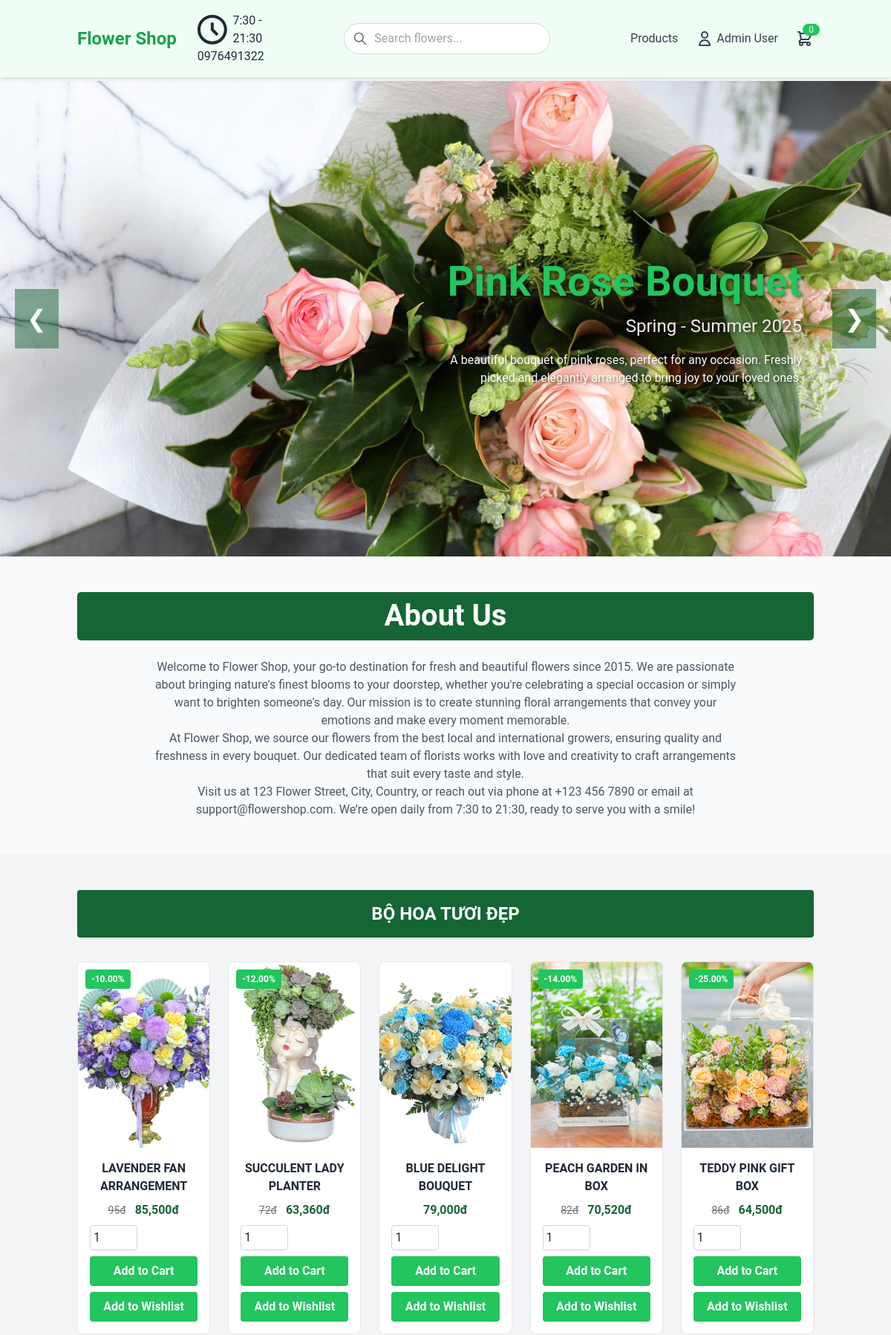
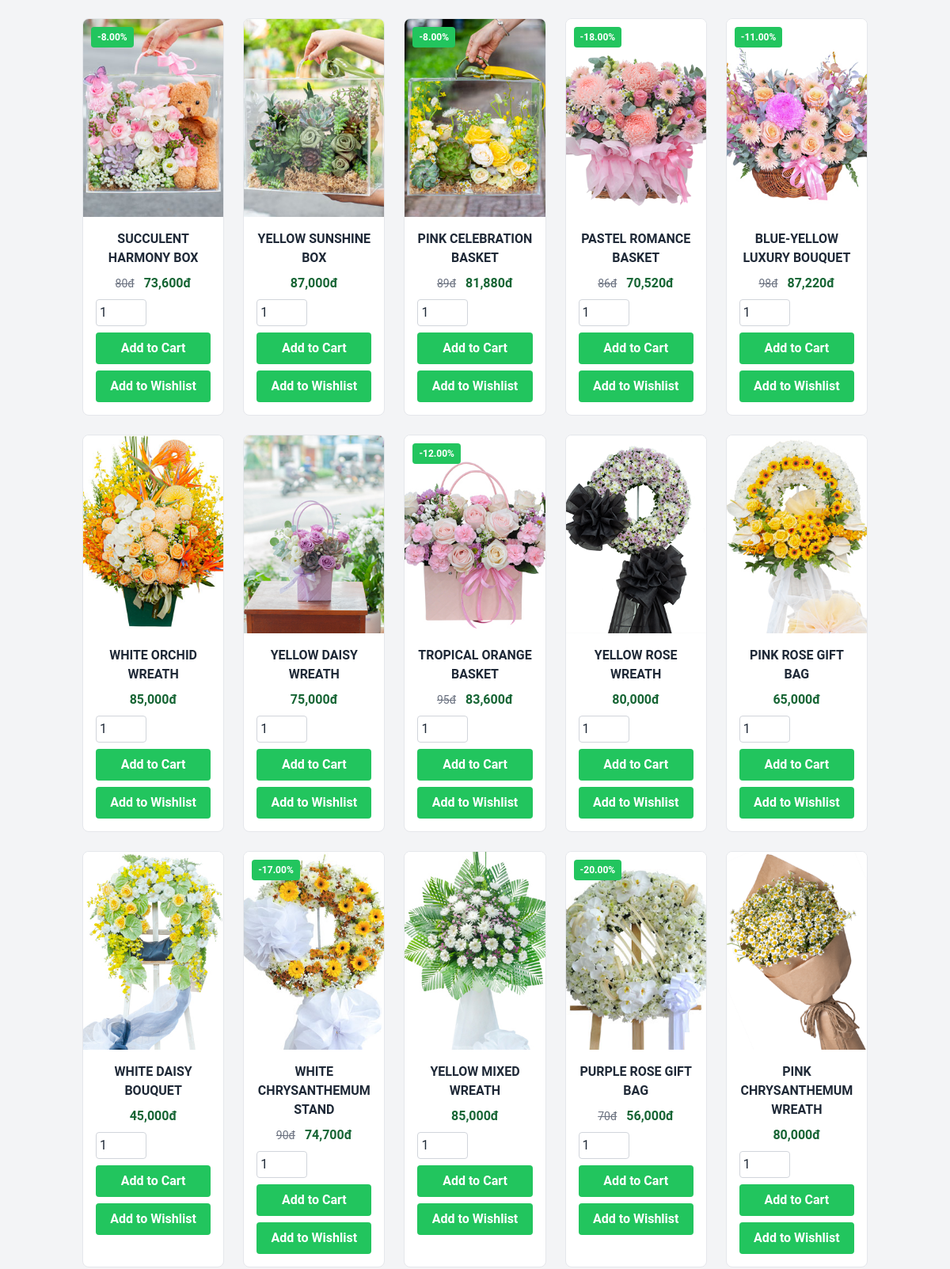
The app's page /customer.php (signed in, upper part) with its own data (2 pictures, top to bottom).
### tables this page shows
CREATE TABLE `products` (
  `id` bigint(20) NOT NULL,
  `name` varchar(255) NOT NULL,
  `price` decimal(10,2) NOT NULL,
  `sale` decimal(10,2) NOT NULL DEFAULT 0.00,
  `product_detail` text NOT NULL,
  `image` varchar(255) NOT NULL,
  `origin` varchar(255) DEFAULT NULL,
  `type` enum('birthday','wedding','bouquet','condolence','basket','other') DEFAULT 'other',
  `created_at` datetime DEFAULT current_timestamp(),
  `updated_at` datetime DEFAULT current_timestamp() ON UPDATE current_timestamp()
);

### customer.php (the view, shortened to what this page needs)
<?php
include 'connection.php';
$user_id = $_SESSION['user_id'] ?? null;
$user_name = $_SESSION['user_name'] ?? null;
$stmt = $conn->prepare("SELECT COUNT(*) as count FROM cart WHERE user_id = ?");
$stmt->bind_param("i", $user_id);
$stmt->execute();
$cart_count = $stmt->get_result()->fetch_assoc()['count'];
$stmt = $conn->prepare("SELECT * FROM products");
$stmt->execute();
$products = $stmt->get_result()->fetch_all(MYSQLI_ASSOC);
?>
<!DOCTYPE html>
<html lang="en">
<head>
    <link rel="stylesheet" href="style1.css?v=1.0">
    <script src="https://cdn.tailwindcss.com"></script>
    <link rel="stylesheet" href="https://cdnjs.cloudflare.com/ajax/libs/font-awesome/6.4.2/css/all.min.css"/>
</head>
<body>
    <header class="header bg-green-50 shadow-md sticky top-0 z-50">
        <div class="container mx-auto px-4 py-4 flex justify-between items-center">
            <div class="flex items-center space-x-6">
                <a href="customer.php" class="text-2xl font-bold text-green-600">Flower Shop</a>
                <div class="contact-info">
                    <div class="flex items-center gap-1">
                        <svg fill="none" stroke="currentColor" viewBox="0 0 24 24" xmlns="http://www.w3.org/2000/svg">
                            <path stroke-linecap="round" stroke-linejoin="round" stroke-width="2" d="M12 8v4l3 3m6-3a9 9 0 11-18 0 9 9 0 0118 0z"></path>
                        </svg>
                        <span>7:30 - 21:30</span>
                    </div>
                    <div class="flex items-center gap-1">
                        <span>0976491322</span>
                    </div>
                </div>
            </div>
            <div class="search-bar">
                <div class="relative">
                    <input type="text" placeholder="Search flowers..." class="w-full pl-10 pr-4 py-2 rounded-full border border-gray-300 focus:outline-none focus:border-green-500 text-gray-700">
                    <svg class="w-5 h-5 absolute left-3 top-1/2 transform -translate-y-1/2 text-gray-500" fill="none" stroke="currentColor" viewBox="0 0 24 24" xmlns="http://www.w3.org/2000/svg">
                        <path stroke-linecap="round" stroke-linejoin="round" stroke-width="2" d="M21 21l-6-6m2-5a7 7 0 11-14 0 7 7 0 0114 0z"></path>
                    </svg>
                </div>
            </div>
            <nav class="nav-links flex space-x-6 items-center">
                <div class="relative dropdown">
                    <a href="/products" class="text-gray-700 hover:text-green-500">Products</a>
                </div>
                <div class="relative dropdown">
                    <a href="#" class="text-gray-700 hover:text-green-500 flex items-center">
                        <svg class="w-6 h-6 mr-1" fill="none" stroke="currentColor" viewBox="0 0 24 24" xmlns="http://www.w3.org/2000/svg">
                            <path stroke-linecap="round" stroke-linejoin="round" stroke-width="2" d="M16 7a4 4 0 11-8 0 4 4 0 018 0zM12 14a7 7 0 00-7 7h14a7 7 0 00-7-7z"></path>
                        </svg>
                        <span><?php echo htmlspecialchars($user_name); ?></span>
                    </a>
                </div>
                <a href="cart.php" class="text-gray-700 hover:text-green-500 relative">
                    <span class="absolute -top-2 -right-2 bg-green-500 text-white text-xs rounded-full px-2"><?php echo $cart_count; ?></span>
                </a>
            </nav>
        </div>
    </header>
    <main>
        <div class="slider">
            <div class="slides">
                <div class="slide" style="background-image: url('image/flower_slider1.jpg');">
                    <div class="slide-content">
                        <h2 class="text-green-500">Pink Rose Bouquet</h2>
                        <h3 class="text-green-400">Spring - Summer 2025</h3>
                        <p>A beautiful bouquet of pink roses, perfect for any occasion. Freshly picked and elegantly arranged to bring joy to your loved ones.</p>
                    </div>
                </div>
            </div>
            <button class="slider-btn prev">❮</button>
            <button class="slider-btn next">❯</button>
        </div>
        <section class="about-section">
            <div class="container mx-auto px-4">
                <h2 class="text-3xl font-bold mb-6">About Us</h2>
                <p class="mb-4">
                    Welcome to Flower Shop, your go-to destination for fresh and beautiful flowers since 2015. We are passionate about bringing nature's finest blooms to your doorstep, whether you're celebrating a special occasion or simply want to brighten someone's day. Our mission is to create stunning floral arrangements that convey your emotions and make every moment memorable.
                </p>
                <p class="mb-4">
                    At Flower Shop, we source our flowers from the best local and international growers, ensuring quality and freshness in every bouquet. Our dedicated team of florists works with love and creativity to craft arrangements that suit every taste and style.
                </p>
                <p>
                    Visit us at 123 Flower Street, City, Country, or reach out via phone at +123 456 7890 or email at support@flowershop.com. We’re open daily from 7:30 to 21:30, ready to serve you with a smile!
                </p>
            </div>
        </section>
        <section class="py-12 bg-gray-100">
            <div class="container mx-auto px-4">
                <h2 class="text-2xl font-bold text-white text-center bg-green-800 py-4 mb-8 rounded">BỘ HOA TƯƠI ĐẸP</h2>
                <div class="grid grid-cols-2 md:grid-cols-5 gap-6">
                    <?php foreach ($products as $product): ?>
                        <div class="product-card">
                            <?php if ($product['sale'] > 0 && $product['sale'] < $product['price']): ?>
                                <div class="product-label">
                                    <?php
                                    echo '-' . $product['sale']  . '%';
                                    ?>
                                </div>
                            <?php endif; ?>
                            <img src="<?php echo htmlspecialchars($product['image']); ?>" alt="<?php echo htmlspecialchars($product['name']); ?>" class="product-image">
                            <div class="product-info">
                                <h3 class="product-name"><?php echo htmlspecialchars($product['name']); ?></h3>
                                <div>
                                <?php if ($product['sale'] > 0 && $product['sale'] < $product['price']): ?>
                                    <span class="product-price-old"><?php echo number_format($product['price'], 0, ',', '.') . 'đ'; ?></span>
                                 <?php endif; ?>
                                    <span class="product-price-new"><?php echo number_format( (100-$product["sale"])/100 *$product["price"], 3, ',', '.') . 'đ'; ?></span>
                                </div>
                                <form method="POST" action="" class="mt-2">
                                    <input type="number" name="quantity" value="1" min="1" class="w-16 p-1 border rounded">
                                    <button type="submit" name="add_to_cart" class="bg-green-500 text-white px-3 py-1 rounded hover:bg-green-600">Add to Cart</button>
                                </form>
                                <form method="POST" action="" class="mt-2">
                                    <button type="submit" name="add_to_wishlist" class="bg-blue-500 text-white px-3 py-1 rounded hover:bg-blue-600">Add to Wishlist</button>
                                </form>
                            </div>
                        </div>
                    <?php endforeach; ?>
                </div>
            </div>
        </section>
    </main>
</body>
</html>

### style1.css (style rules this page uses)
* { margin: 0; padding: 0; box-sizing: border-box; font-family: 'Roboto', sans-serif; }
body { display: flex; flex-direction: column; min-height: 100vh; background: #f9fafb; color: #1f2937; }
main { flex: 1; }
.header { background: #ffffff; box-shadow: 0 2px 4px rgba(0, 0, 0, 0.1); }
.nav-links a, .nav-links i, .icons a, .icons i { transition: color 0.3s, transform 0.2s; }
.search-bar input { border-color: #d1d5db; transition: border-color 0.3s; }
@media (min-width: 769px) { .nav-links { display: flex !important; } }
.slider { position: relative; width: 100%; height: 80vh; overflow: hidden; margin-top: 5px; }
.slides { display: flex; width: 100%; height: 100%; transition: transform 0.5s ease-in-out; }
.slide { flex: 0 0 100%; position: relative; background-size: cover; background-position: center; height: 100%; }
.slide-content { position: absolute; top: 50%; right: 10%; transform: translateY(-50%); text-align: right; color: #ffffff; max-width: 500px; text-shadow: 2px 2px 4px rgba(0, 0, 0, 0.5); }
.slide-content h2 { font-size: 3.5rem; font-weight: bold; color: #22c55e; }
.slide-content h3 { font-size: 1.5rem; color: #fce7f3; }
.slide-content p { font-size: 1rem; margin-top: 1rem; }
.slider-btn { position: absolute; top: 50%; transform: translateY(-50%); background: rgba(22, 101, 52, 0.5); color: #ffffff; padding: 1rem; cursor: pointer; font-size: 2rem; transition: background 0.3s; }
.prev { left: 20px; }
.next { right: 20px; }
.product-card { position: relative; border: 1px solid #e5e7eb; border-radius: 8px; overflow: hidden; transition: transform 0.3s ease, box-shadow 0.3s; background: #ffffff; }
.product-image { width: 100%; height: 250px; object-fit: cover; }
.product-label { position: absolute; top: 10px; left: 10px; background: #22c55e; color: #ffffff; padding: 4px 8px; border-radius: 4px; font-size: 0.75rem; font-weight: bold; }
.product-info { padding: 1rem; text-align: center; }
.product-name { font-size: 1rem; font-weight: bold; color: #1f2937; text-transform: uppercase; margin-bottom: 0.5rem; }
.product-price-old { font-size: 0.875rem; color: #6b7280; text-decoration: line-through; margin-right: 0.5rem; }
.product-price-new { font-size: 1rem; font-weight: bold; color: #166534; }
.product-card form { display: flex; flex-direction: column; gap: 0.5rem; margin-top: 0.5rem; }
.product-card button { background: #22c55e; color: #ffffff; padding: 0.5rem; border-radius: 4px; font-weight: bold; transition: background 0.3s, transform 0.2s; }
.about-section { background: #f9fafb; padding: 3rem 1rem; text-align: center; width:100%; }
.about-section h2 { background-color: #166534; color:#fff; padding:0.9rem; border-radius:5px; font-size: 2.5rem; }
.about-section p { max-width: 800px; margin: 0 auto; color: #4b5563; font-size: 1rem; }
input[type="text"], input[type="email"], input[type="number"] { border-color: #d1d5db; transition: border-color 0.3s; }
button[type="submit"] { background: #22c55e; color: #ffffff; transition: background 0.3s, transform 0.2s; }

### records on screen
products: sale "10.00", image (picture), name "LAVENDER FAN ARRANGEMENT", price "95", (100-$product["sale"])/100 *$product["price"] "85,500"
products: sale "12.00", image (picture), name "SUCCULENT LADY PLANTER", price "72", (100-$product["sale"])/100 *$product["price"] "63,360"
products: image (picture), name "BLUE DELIGHT BOUQUET", (100-$product["sale"])/100 *$product["price"] "79,000"
products: sale "14.00", image (picture), name "PEACH GARDEN IN BOX", price "82", (100-$product["sale"])/100 *$product["price"] "70,520"
products: sale "25.00", image (picture), name "TEDDY PINK GIFT BOX", price "86", (100-$product["sale"])/100 *$product["price"] "64,500"
products: sale "8.00", image (picture), name "SUCCULENT HARMONY BOX", price "80", (100-$product["sale"])/100 *$product["price"] "73,600"
products: image (picture), name "YELLOW SUNSHINE BOX", (100-$product["sale"])/100 *$product["price"] "87,000"
products: sale "8.00", image (picture), name "PINK CELEBRATION BASKET", price "89", (100-$product["sale"])/100 *$product["price"] "81,880"
products: sale "18.00", image (picture), name "PASTEL ROMANCE BASKET", price "86", (100-$product["sale"])/100 *$product["price"] "70,520"
products: sale "11.00", image (picture), name "BLUE-YELLOW LUXURY BOUQUET", price "98", (100-$product["sale"])/100 *$product["price"] "87,220"
products: image (picture), name "WHITE ORCHID WREATH", (100-$product["sale"])/100 *$product["price"] "85,000"
products: image (picture), name "YELLOW DAISY WREATH", (100-$product["sale"])/100 *$product["price"] "75,000"
products: sale "12.00", image (picture), name "TROPICAL ORANGE BASKET", price "95", (100-$product["sale"])/100 *$product["price"] "83,600"
products: image (picture), name "YELLOW ROSE WREATH", (100-$product["sale"])/100 *$product["price"] "80,000"
products: image (picture), name "PINK ROSE GIFT BAG", (100-$product["sale"])/100 *$product["price"] "65,000"
products: image (picture), name "WHITE DAISY BOUQUET", (100-$product["sale"])/100 *$product["price"] "45,000"
products: sale "17.00", image (picture), name "WHITE CHRYSANTHEMUM STAND", price "90", (100-$product["sale"])/100 *$product["price"] "74,700"
products: image (picture), name "YELLOW MIXED WREATH", (100-$product["sale"])/100 *$product["price"] "85,000"
products: sale "20.00", image (picture), name "PURPLE ROSE GIFT BAG", price "70", (100-$product["sale"])/100 *$product["price"] "56,000"
products: image (picture), name "PINK CHRYSANTHEMUM WREATH", (100-$product["sale"])/100 *$product["price"] "80,000"

### other values on screen
$user_name "Admin User"
$cart_count "0"
